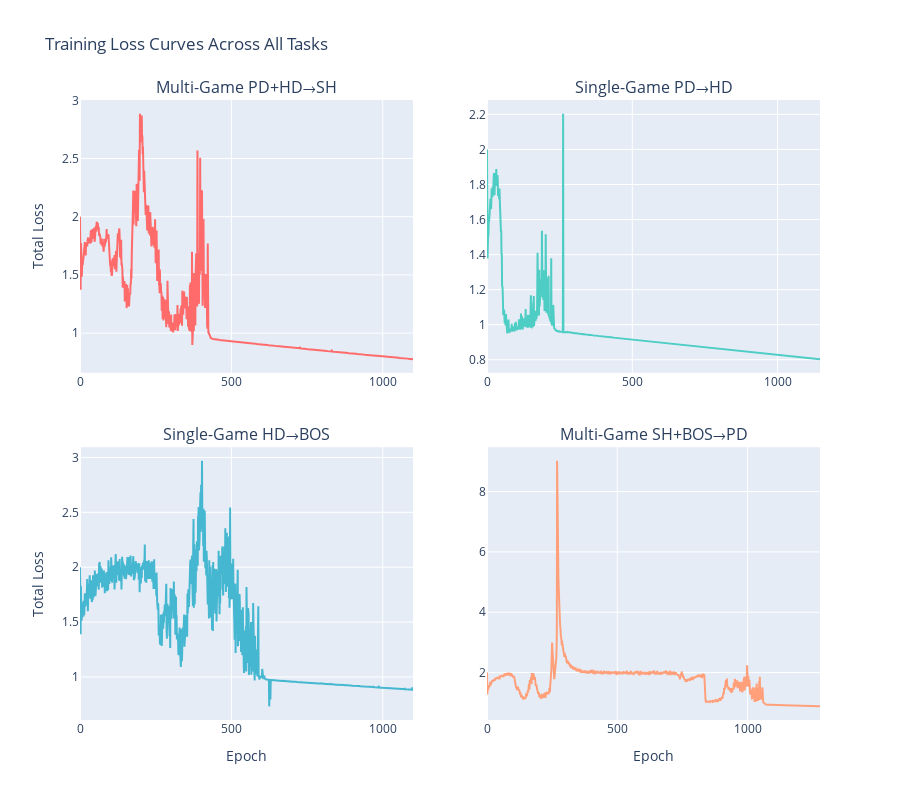

This figure's notebook cell:
### Markdown cell above
## 2. Training Dynamics Analysis
### 2.1 Loss Components Over Time

### Code cell
# Identify loss columns
loss_cols = [col for col in all_training.columns if 'loss' in col.lower() and col != 'task_id']

print("Loss components found:")
for col in loss_cols:
    print(f"  - {col}")

# Plot loss curves for all tasks
if 'total_loss' in all_training.columns or 'loss' in all_training.columns:
    fig = make_subplots(
        rows=2, cols=2,
        subplot_titles=[config['name'] for config in TASK_CONFIGS.values()],
        vertical_spacing=0.12,
        horizontal_spacing=0.10
    )
    
    colors = {'task0': '#FF6B6B', 'task1': '#4ECDC4', 'task2': '#45B7D1', 'task3': '#FFA07A'}
    
    for idx, (task_id, config) in enumerate(TASK_CONFIGS.items()):
        row = idx // 2 + 1
        col = idx % 2 + 1
        
        task_data = all_training[all_training['task_id'] == task_id]
        
        # Try to find the total loss column
        loss_col = 'total_loss' if 'total_loss' in task_data.columns else 'loss' if 'loss' in task_data.columns else None
        
        if loss_col and not task_data[loss_col].isna().all():
            # Group by epoch and take mean
            if 'epoch' in task_data.columns:
                epoch_loss = task_data.groupby('epoch')[loss_col].mean().reset_index()
                x_col = 'epoch'
            else:
                epoch_loss = task_data.reset_index()
                x_col = 'index'
            
            fig.add_trace(
                go.Scatter(
                    x=epoch_loss[x_col],
                    y=epoch_loss[loss_col],
                    mode='lines',
                    name=task_id,
                    line=dict(color=colors[task_id], width=2),
                    showlegend=False
                ),
                row=row, col=col
            )
    
    fig.update_xaxes(title_text="Epoch", row=2, col=1)
    fig.update_xaxes(title_text="Epoch", row=2, col=2)
    fig.update_yaxes(title_text="Total Loss", row=1, col=1)
    fig.update_yaxes(title_text="Total Loss", row=2, col=1)
    
    fig.update_layout(
        title_text="Training Loss Curves Across All Tasks",
        height=800,
        showlegend=False
    )
    
    fig.show()
else:
    print("⚠️  No loss columns found in training data")

### Figure 1 — Plotly figure (JSON) as saved in the notebook; plotly's stock layout.template omitted (floating-point values rounded to 4 significant figures; data arrays with more than 128 entries replaced by an {"elided": "..."} marker saying what was removed)
{"data": [{"line": {"color": "#FF6B6B", "width": 2}, "mode": "lines", "name": "task0", "showlegend": false, "type": "scatter", "x": {"elided": "1101 int values"}, "xaxis": "x", "y": {"elided": "1101 float values"}, "yaxis": "y"}, {"line": {"color": "#4ECDC4", "width": 2}, "mode": "lines", "name": "task1", "showlegend": false, "type": "scatter", "x": {"elided": "1147 int values"}, "xaxis": "x2", "y": {"elided": "1147 float values"}, "yaxis": "y2"}, {"line": {"color": "#45B7D1", "width": 2}, "mode": "lines", "name": "task2", "showlegend": false, "type": "scatter", "x": {"elided": "1101 int values"}, "xaxis": "x3", "y": {"elided": "1101 float values"}, "yaxis": "y3"}, {"line": {"color": "#FFA07A", "width": 2}, "mode": "lines", "name": "task3", "showlegend": false, "type": "scatter", "x": {"elided": "1279 int values"}, "xaxis": "x4", "y": {"elided": "1279 float values"}, "yaxis": "y4"}], "layout": {"annotations": [{"font": {"size": 16}, "showarrow": false, "text": "Multi-Game PD+HD→SH", "x": 0.225, "xanchor": "center", "xref": "paper", "y": 1, "yanchor": "bottom", "yref": "paper"}, {"font": {"size": 16}, "showarrow": false, "text": "Single-Game PD→HD", "x": 0.775, "xanchor": "center", "xref": "paper", "y": 1, "yanchor": "bottom", "yref": "paper"}, {"font": {"size": 16}, "showarrow": false, "text": "Single-Game HD→BOS", "x": 0.225, "xanchor": "center", "xref": "paper", "y": 0.44, "yanchor": "bottom", "yref": "paper"}, {"font": {"size": 16}, "showarrow": false, "text": "Multi-Game SH+BOS→PD", "x": 0.775, "xanchor": "center", "xref": "paper", "y": 0.44, "yanchor": "bottom", "yref": "paper"}], "height": 800, "showlegend": false, "title": {"text": "Training Loss Curves Across All Tasks"}, "xaxis": {"anchor": "y", "domain": [0, 0.45]}, "xaxis2": {"anchor": "y2", "domain": [0.55, 1]}, "xaxis3": {"anchor": "y3", "domain": [0, 0.45], "title": {"text": "Epoch"}}, "xaxis4": {"anchor": "y4", "domain": [0.55, 1], "title": {"text": "Epoch"}}, "yaxis": {"anchor": "x", "domain": [0.56, 1], "title": {"text": "Total Loss"}}, "yaxis2": {"anchor": "x2", "domain": [0.56, 1]}, "yaxis3": {"anchor": "x3", "domain": [0, 0.44], "title": {"text": "Total Loss"}}, "yaxis4": {"anchor": "x4", "domain": [0, 0.44]}}}
